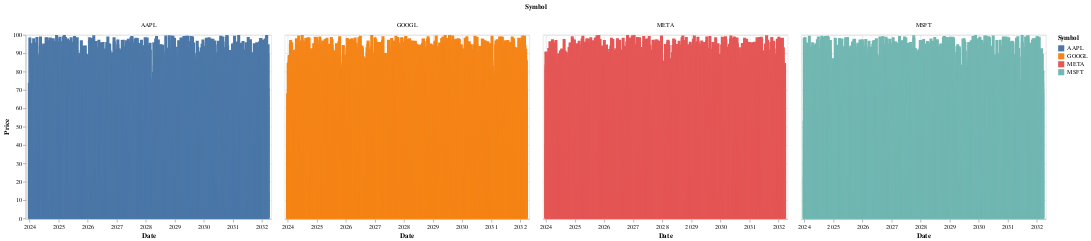

The notebook cell this image was saved under:
### Code cell
import altair as alt
import pandas as pd
import numpy as np
import matplotlib.pyplot as plt

# Sample data definition (replace this with your actual data)
data = {
    'Date': pd.date_range(start='2024-01-01', periods=3000, freq='D'),
    'AAPL': np.random.rand(3000) * 100,
    'GOOGL': np.random.rand(3000) * 100,
    'META': np.random.rand(3000) * 100,
    'MSFT': np.random.rand(3000) * 100
}

df1 = pd.DataFrame(data)

# Filter data
data_df = df1[0:3000]

# Reshape data for Altair
data_long = pd.melt(data_df.reset_index(), id_vars=['Date'], value_vars=['AAPL', 'GOOGL', 'META', 'MSFT'],
                    var_name='Symbol', value_name='Price')

# Enable Altair transformer
# Increased max_rows to accommodate the data
alt.data_transformers.enable('default', max_rows=12000)

# Create Altair bar chart
chart = alt.Chart(data_long).mark_bar().encode(
    x='Date:T',
    y='Price:Q',
    color='Symbol:N',
    column='Symbol:N'  # Optional: This will create separate columns for each Symbol
).interactive()

chart

### Figure 1 — Vega-Lite specification as saved in the notebook (floating-point values rounded to 4 significant figures; data arrays with more than 128 entries replaced by an {"elided": "..."} marker saying what was removed)
{"config": {"view": {"continuousWidth": 400, "continuousHeight": 300}}, "data": {"name": "data-b0252d4a36dbdbd282fd94d9371d07d0"}, "mark": "bar", "encoding": {"color": {"field": "Symbol", "type": "nominal"}, "column": {"field": "Symbol", "type": "nominal"}, "x": {"field": "Date", "type": "temporal"}, "y": {"field": "Price", "type": "quantitative"}}, "selection": {"selector006": {"type": "interval", "bind": "scales", "encodings": ["x", "y"]}}, "$schema": "https://vega.github.io/schema/vega-lite/v4.17.0.json", "datasets": {"data-b0252d4a36dbdbd282fd94d9371d07d0": {"elided": "12000 records"}}}
